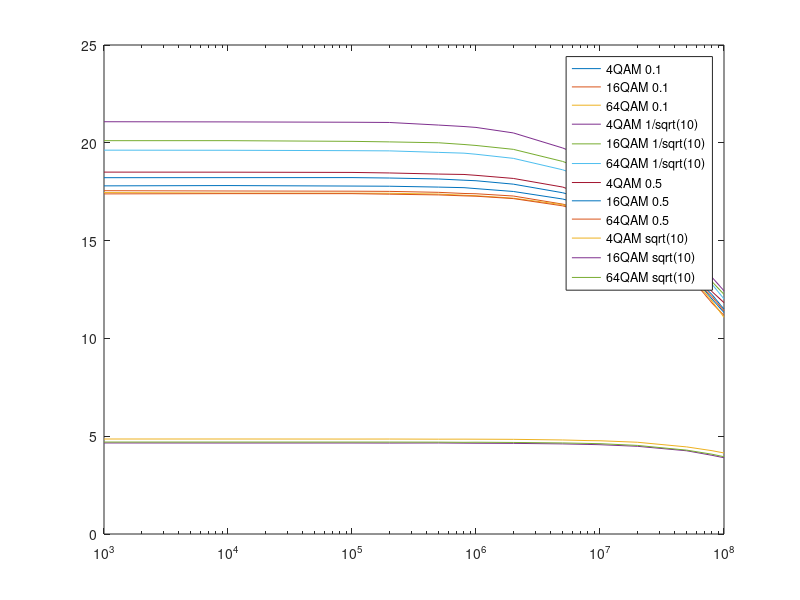
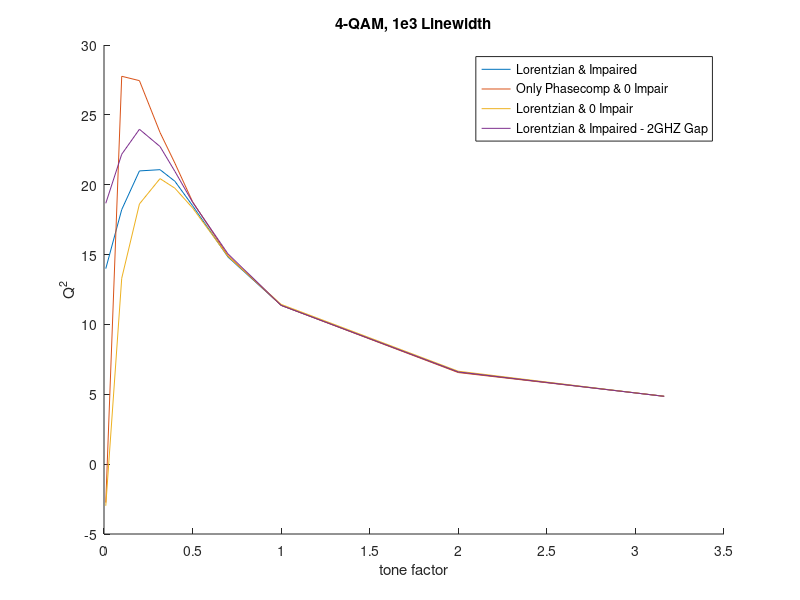

These figures' MATLAB source, in order:
%%%%%%%%%%%%%%%%%%%%%%%%%%%%%%%%%%%%%%%%%%%%%%%%%%%%%%%%%%%%%%%%%%%%%%%%%%%
%                         Final Year Project                              %
%                               2020                                      %
%%%%%%%%%%%%%%%%%%%%%%%%%%%%%%%%%%%%%%%%%%%%%%%%%%%%%%%%%%%%%%%%%%%%%%%%%%%
% Written by: Emily Harrison (ID: 28761537)
% Supervised by: Dr Bill Corcoran

% PROJECT AIM: produce an optical communications system that uses Optical
% Injection Locking to improve the reliability of the system

% THE PROJECT focuses on M-QAM signals, where M is between 4 and 256. It
% uses linewidths ranging from 1kHz to 10MHz. Transmission speeds are
% between 100Gbps and 1Tbps over distances up to 5000km.

% THIS SCRIPT 

%% Housekeeping
close all; clear all; clc;

% All graphs cover the following laser linewidths
Laser = [1e3, 1e4, 1e5, 2e5, 5e5, 8e5, 1e6, 2e6, 5e6, 8e6, 1e7, 2e7, 5e7, 8e7, 1e8];

%% Tone fact 0.1
BER4_01 = [0, 0, 0, 0, 0, 0, 0, 0, 0, 0, 0, 0, 0.00023482, 0.0010919, 0.0027474];
Q4_01 = [18.2169, 18.2198, 18.2214, 18.1997, 18.1499, 18.0879, 18.0607, 17.8861, 17.4465, 17.0827, 16.7364, 15.731, 13.5557, 12.0122, 11.3254];

BER16_01 = [0.0022132, 0.0023364, 0.0022543, 0.0022895, 0.0024656, 0.002536, 0.0026006, 0.0027943, 0.0038099, 0.0047257, 0.0053715, 0.0094632, 0.023652, 0.039197, 0.046424];
Q16_01 = [17.5522, 17.5364, 17.5262, 17.5169, 17.4675, 17.4094, 17.3957, 17.2791, 16.8652, 16.4927, 16.3112, 15.3163, 13.347, 11.8104, 11.176];

BER64_01 = [0.030433, 0.030785, 0.030984, 0.031027, 0.031325, 0.032151, 0.032409, 0.033219, 0.037133, 0.041813, 0.043312, 0.053867, 0.0787, 0.1004, 0.11403];
Q64_01 = [17.4568, 17.4296, 17.4253, 17.4201, 17.3789, 17.319, 17.2951, 17.1697, 16.8352, 16.3542, 16.1909, 15.2777, 13.4443, 11.9085, 11.0766];

%% tone fact 1/sqrt(10)
BER4_1S10 = [0, 0, 0, 0, 0, 0, 0, 0, 0, 0, 0, 0, 0, 0.00012915, 0.00035223];
Q4_1S10 = [21.0771, 21.0686, 21.0514, 21.0396, 20.9065, 20.8321, 20.7865, 20.5054, 19.7353, 19.2149, 18.862, 17.2806, 14.6916, 13.1259, 12.4324];

BER16_1S10 = [2.3482e-05, 1.1741e-05, 1.7611e-05, 4.1093e-05, 4.1093e-05, 1.1741e-05, 3.5223e-05, 4.1093e-05, 0.00017611, 0.00042854, 0.00072207, 0.0026828, 0.013813, 0.025912, 0.032792];
Q16_1S10 = [20.1088, 20.1098, 20.0741, 20.0469, 20.0014, 19.9135, 19.8642, 19.6656, 19.0473, 18.5617, 18.2261, 16.8485, 14.3883, 12.9016, 12.2523];

BER64_1S10 = [0.011643, 0.0116, 0.011815, 0.01178, 0.012434, 0.012665, 0.013056, 0.014794, 0.019447, 0.023439, 0.025775, 0.037485, 0.066923, 0.091165, 0.10198];
Q64_1S10 = [19.6242, 19.6185, 19.5978, 19.5876, 19.5104, 19.4707, 19.4149, 19.205, 18.62, 18.1656, 17.8964, 16.7485, 14.3673, 12.77, 12.0187];

%% tone fact 0.5
BER4_05 = [0, 0, 0, 0, 0, 0, 0, 0, 0, 0, 0, 0, 8.2187e-05, 0.00044616, 0.00095102];
Q4_05 = [18.5016, 18.4986, 18.4858, 18.4585, 18.4018, 18.3814, 18.3371, 18.1782, 17.7378, 17.2705, 17.0139, 16.0033, 13.8231, 12.3949, 11.8278];

BER16_05 = [5.8705e-05, 4.1093e-05, 4.1093e-05, 5.2834e-05, 4.6964e-05, 5.8705e-05, 8.2187e-05, 0.00018786, 0.00043442, 0.00075729, 0.001268, 0.0040682, 0.016972, 0.030761, 0.039655];
Q16_05 = [17.7987, 17.8138, 17.7886, 17.7801, 17.7358, 17.7066, 17.6579, 17.5117, 17.1259, 16.7825, 16.5779, 15.6105, 13.5255, 12.2421, 11.4938];

BER64_05 = [0.030319, 0.030002, 0.030229, 0.030589, 0.030957, 0.031771, 0.032061, 0.033434, 0.038953, 0.043661, 0.046823, 0.059366, 0.086711, 0.10692, 0.12011];
Q64_05 = [17.3875, 17.401, 17.4003, 17.3726, 17.3356, 17.2875, 17.2697, 17.1476, 16.7762, 16.4326, 16.1924, 15.3243, 13.3957, 12.1362, 11.4079];

%% tone fact sqrt(10)
BER4_S10 = [0.0047903, 0.0049195, 0.0052482, 0.0052012, 0.005166, 0.0051543, 0.0056357, 0.0065045, 0.0090405, 0.011201, 0.013537, 0.021216, 0.042537, 0.05908, 0.067417];
Q4_S10 = [4.8566, 4.8571, 4.8542, 4.8554, 4.8485, 4.8499, 4.8475, 4.8402, 4.8075, 4.7757, 4.7673, 4.6913, 4.4529, 4.26, 4.1426];

BER16_S10 = [0.23095, 0.23091, 0.23082, 0.23109, 0.23094, 0.23123, 0.23065, 0.23109, 0.23193, 0.23187, 0.23157, 0.23387, 0.23709, 0.24188, 0.24456];
Q16_S10 = [4.6543, 4.6514, 4.6522, 4.6493, 4.6531, 4.644, 4.6406, 4.6332, 4.6066, 4.5795, 4.5655, 4.4839, 4.2547, 4.0231, 3.8983];

BER64_S10 = [0.32626, 0.32667, 0.32668, 0.32648, 0.32656, 0.32679, 0.32665, 0.32657, 0.3266, 0.32728, 0.32684, 0.3272, 0.32797, 0.33185, 0.3328];
Q64_S10 = [4.7014, 4.7012, 4.7005, 4.7001, 4.6965, 4.6881, 4.6922, 4.6808, 4.6557, 4.6303, 4.6184, 4.5291, 4.2881, 4.079, 3.9498];


%% Graphs
semilogx(Laser, Q4_01, Laser, Q16_01, Laser, Q64_01, Laser, Q4_1S10, Laser, Q16_1S10, Laser, Q64_1S10, Laser, Q4_05, Laser, Q16_05, Laser, Q64_05, Laser, Q4_S10, Laser, Q16_S10, Laser, Q64_S10)
legend('4QAM 0.1', '16QAM 0.1', '64QAM 0.1', '4QAM 1/sqrt(10)', '16QAM 1/sqrt(10)', '64QAM 1/sqrt(10)', '4QAM 0.5', '16QAM 0.5', '64QAM 0.5', '4QAM sqrt(10)', '16QAM sqrt(10)', '64QAM sqrt(10)')

tone = [0.01, 0.1, 0.2, 1/sqrt(10), 0.4, 0.5, 0.7, 1, 2, sqrt(10)];
figure
hold on
plot(tone, [13.9936, Q4_01(1), 20.9876, Q4_1S10(1), 20.249, Q4_05(1), 14.8252, 11.3703, 6.5907, Q4_S10(1)])
plot(tone, [-2.7518, 27.7619, 27.4489, 23.7394, 21.5469, 18.7816, 14.9153, 11.3617, 6.5544, 4.8611])
plot(tone, [-2.9795, 13.3019, 18.6219, 20.4366, 19.7516, 18.3386, 14.8703, 11.4357, 6.6517, 4.8514])
plot(tone, [18.6688, 22.1802, 23.9689, 22.7345, 20.9595, 18.748, 15.0495, 11.3677, 6.6001, 4.8516])
xlabel('tone factor')
ylabel('Q^2')
title('4-QAM, 1e3 Linewidth')
legend('Lorentzian & Impaired', 'Only Phasecomp & 0 Impair', 'Lorentzian & 0 Impair', 'Lorentzian & Impaired - 2GHZ Gap')



